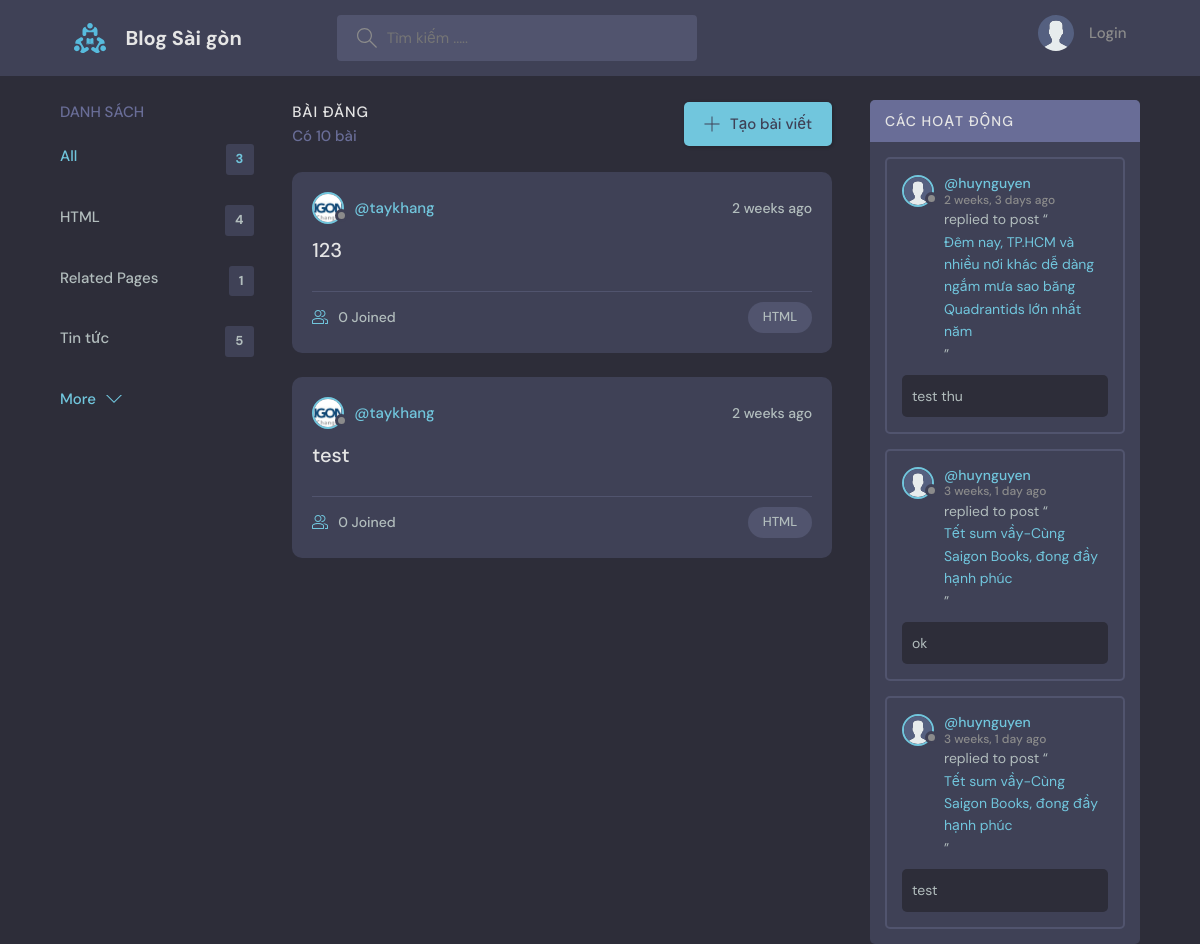
Before: / with the older database file.
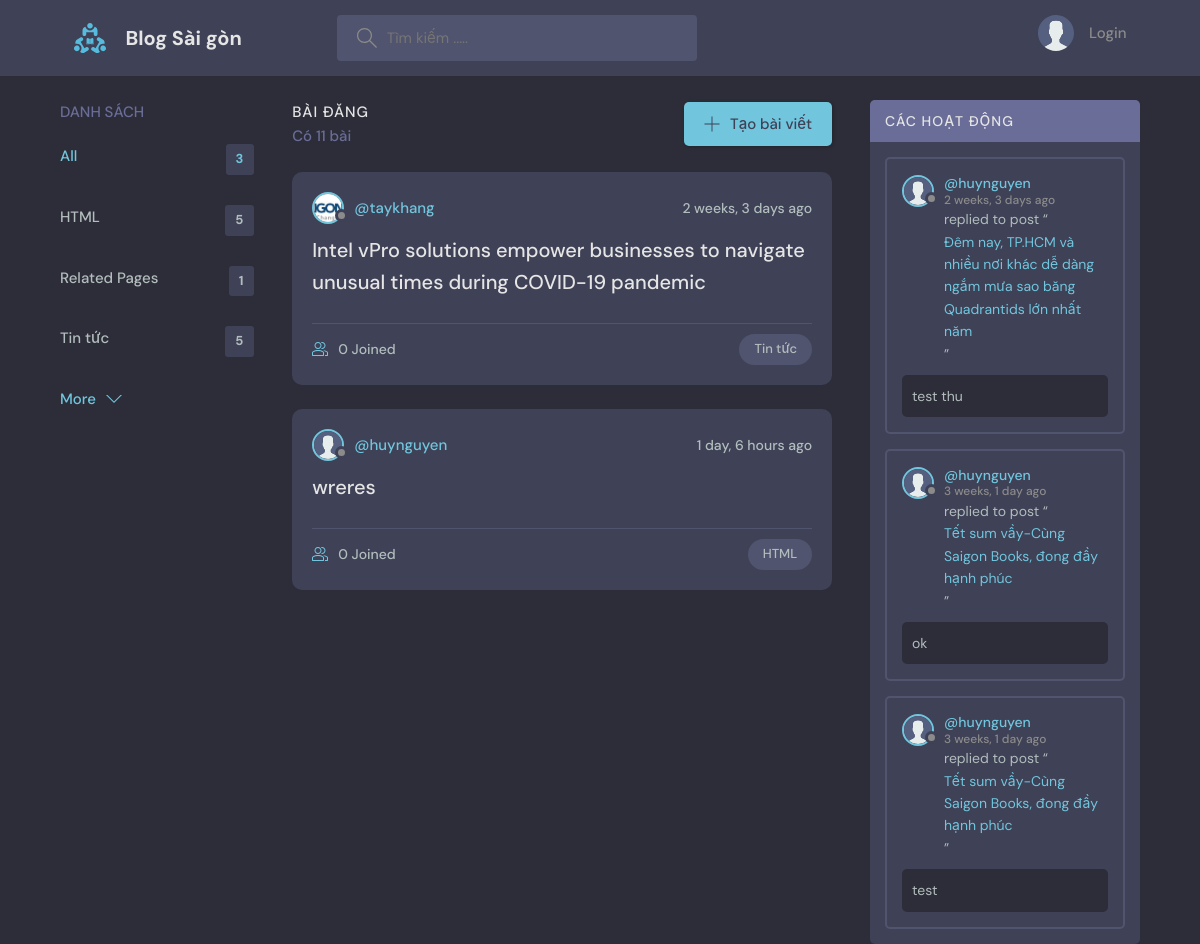
After: the same page with the newer database file.
### base/models.py (models this page shows, shortened)
class Topic(models.Model):
    name = models.CharField(max_length=200)

class Room(models.Model):
    host = models.ForeignKey(User, on_delete=models.SET_NULL, null=True)
    topic = models.ForeignKey(Topic, on_delete=models.SET_NULL, null=True)
    slug = models.SlugField(max_length=200, db_index=True, null=True, blank=True)
    name = models.CharField(max_length=200)
    description = HTMLField(null=True, blank=True)
    participants = models.ManyToManyField( User, related_name='participants', blank=True)
    updated = models.DateTimeField(auto_now=True)
    created = models.DateTimeField(auto_now_add=True)
    class Meta:
        ordering = ['-updated', '-created']
    def __str__(self):
        return self.name

class User(AbstractUser):
    name = models.CharField(max_length=200, null=True)
    email = models.EmailField(unique=True, null=True)
    bio = models.TextField(null=True)
    avatar = models.ImageField(null=True, default="avatar.svg")
    USERNAME_FIELD = 'email'
    REQUIRED_FIELDS = []

class Message(models.Model):
    user = models.ForeignKey(User, on_delete=models.CASCADE)
    room = models.ForeignKey(Room, on_delete=models.CASCADE)
    body = models.TextField()
    updated = models.DateTimeField(auto_now=True)
    created = models.DateTimeField(auto_now_add=True)
    class Meta:
        ordering = ['-updated', '-created']

### base/views.py (the view)
# urls.py: path('', views.home, name="home"),
def home(request):
    q = request.GET.get('q') if request.GET.get('q') != None else ''
    rooms = Room.objects.filter(
        Q(topic__name__icontains=q) |
        Q(name__icontains=q) |
        Q(description__icontains=q)
    )
    paginator = Paginator(rooms, 2)
    page = request.GET.get('page', 1)
    try:
        homePaginator = paginator.page(page)
    except PageNotAnInteger:
        homePaginator = paginator.page(1)
    except EmptyPage:
        homePaginator = paginator.page(paginator.num_pages)
    topics = Topic.objects.all()[0:5]
    room_count = rooms.count()
    room_messages = Message.objects.filter(
        Q(room__topic__name__icontains=q))[0:3]
    if(request.GET.get('limit')):
        messages.error(request, request.GET.get('mess'))
    context = {'rooms': rooms, 'topics': topics,
               'room_count': room_count, 'room_messages': room_messages, 'homePaginator':homePaginator}
    return render(request, 'base/home.html', context)

### base/templates/base/home.html (shortened to what this page needs)
{% extends 'main.html' %}
{% block content %}
<main class="layout layout--3">
  <div class="container">
    {% include 'base/topics_component.html' %}
    <div class="roomList">
      <div class="roomList__header">
        <div>
          <h2>Bài đăng</h2>
          <p>Có {{room_count}} bài</p>
        </div>
        <a class="btn btn--main" href="{% url 'create-room' %}">
          <svg version="1.1" xmlns="http://www.w3.org/2000/svg" width="32" height="32" viewBox="0 0 32 32">
            <title>add</title>
            <path
              d="M16.943 0.943h-1.885v14.115h-14.115v1.885h14.115v14.115h1.885v-14.115h14.115v-1.885h-14.115v-14.115z">
            </path>
          </svg>
          Tạo bài viết
        </a>
      </div>
      {% include 'base/feed_component.html' %}
    </div>
    {% include 'base/activity_component.html' %}
  </div>
</main>
{% endblock %}

### base/templates/base/topics_component.html
<div class="topics">
    <div class="topics__header">
        <h2>Danh sách</h2>
    </div>
    <ul class="topics__list">
        <li>
            <a href="{% url 'home' %}" class="active">All <span>{{topics.count}}</span></a>
        </li>
        {% for topic in topics %}
        <li>
            <a href="{% url 'home' %}?q={{topic.name}}">{{topic.name}}<span>{{topic.room_set.all.count}}</span></a>
        </li>
        {% endfor %}
    </ul>
    <a class="btn btn--link" href="{% url 'topics' %}">
        More
        <svg version="1.1" xmlns="http://www.w3.org/2000/svg" width="32" height="32" viewBox="0 0 32 32">
            <title>chevron-down</title>
            <path d="M16 21l-13-13h-3l16 16 16-16h-3l-13 13z"></path>
        </svg>
    </a>
</div>

### base/templates/base/feed_component.html (shortened to what this page needs)
<div class="infinite-container">
    {% for room in homePaginator %}
    <div class="roomListRoom infinite-item">
        <div class="roomListRoom__header">
            <a href="{% url 'user-profile' room.host.id %}" class="roomListRoom__author">
                <div class="avatar avatar--small">
                    <img src="{{room.host.avatar.url}}" />
                </div>
                <span>@{{room.host.username}}</span>
            </a>
            <div class="roomListRoom__actions">
                <span>{{room.created|timesince}} ago</span>
            </div>
        </div>
        <div class="roomListRoom__content">
            <a href="{% url 'room' room.id %}">{{room.name}}</a>
        </div>
        <div class="roomListRoom__meta">
            <a href="{% url 'room' room.id %}" class="roomListRoom__joined">
                {{room.participants.all.count}} Joined
            </a>
            <p class="roomListRoom__topic">{{room.topic.name}}</p>
        </div>
    </div>
    {% endfor %}
</div>

### base/templates/base/activity_component.html (shortened to what this page needs)
<div class="activities">
    <div class="activities__header">
        <h2>Các hoạt động</h2>
    </div>
    {% for message in room_messages %}
    <div class="activities__box">
        <div class="activities__boxHeader roomListRoom__header">
            <a href="{% url 'user-profile' message.user.id %}" class="roomListRoom__author">
                <div class="avatar avatar--small">
                    <img src="{{message.user.avatar.url}}" />
                </div>
                <p>
                    @{{message.user.username}}
                    <span>{{message.created|timesince}} ago</span>
                </p>
            </a>
        </div>
        <div class="activities__boxContent">
            <p>replied to post “<a href="{% url 'room' message.room.id %}">{{message.room}}</a>”</p>
            <div class="activities__boxRoomContent">{{message.body}}</div>
        </div>
    </div>
    {% endfor %}
</div>

Changed rows visible on the page:
no longer on this page (row unchanged): Room: host.avatar (picture), host.username "taykhang", created "2 weeks", name "123", participants.all.count "0", topic.name "HTML"
no longer on this page (row unchanged): Room: host.avatar (picture), host.username "taykhang", created "2 weeks", name "test", participants.all.count "0", topic.name "HTML"
computed for Topic "HTML": room_set.all.count "4" → "5"
now on this page (row edited): Room: host.avatar (picture), host.username "taykhang", created "2 weeks, 3 days", name "Intel vPro solutions empower businesses to navigate unusual times during COVID-19 pandemic", participants.all.count "0", topic.name "Tin tức"
added Room: host.avatar (placeholder picture), host.username "huynguyen", created "1 day, 6 hours", name "wreres", participants.all.count "0", topic.name "HTML"
Other visible differences:
{{ room_count }}: "10" → "11"
